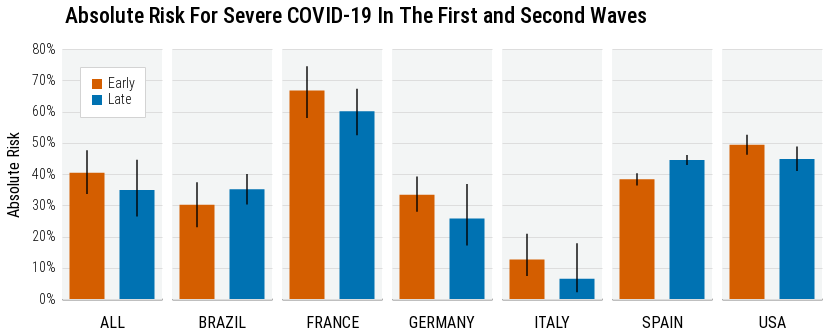

This figure's notebook cell:
### Code cell
d = df.copy()

d = d[d.day == 0]

plot = alt.Chart(
    d
).mark_bar(
    size=35,
#     filled=True,
#     shape='diamond',
#     point=alt.OverlayMarkDef(filled=True, strokeWidth=4, opacity=0.7),
    opacity=1
).encode(
    x=alt.X("wave:N", title=None, axis=alt.Axis(labelAngle=0, tickCount=20, labels=False)),
    y=alt.Y("pp:Q", title='Absolute Risk', scale=alt.Scale(zero=False, clamp=True), axis=alt.Axis(labelAngle=0, tickCount=10, format='%')),
    color=alt.Color("wave:N", scale=alt.Scale(range=['#D45E00', '#0072B2']), title=None),
#     stroke=alt.Stroke("sig", scale=alt.Scale(domain=['p<0.05'], range=['black']), title='Significance')
).properties(
    width=100,
    height=250
)

guide = alt.Chart(
    pd.DataFrame({'baseline': [1, 1, 1, 1, 1, 1, 1], 'country': COUNTRY})
).mark_rule(color='gray', strokeDash=[3,3], opacity=0.5).encode(
    x=alt.X('baseline:Q')
)
    
tick = plot.mark_errorbar(
    opacity=0.7, color='black'
).encode(
    x=alt.X("wave:O", title='Days Since Admission'),
    y=alt.Y("ci_l:Q", title='Absolute Risk'),
    y2=alt.Y2("ci_u:Q"),
    stroke=alt.value('black'),
    strokeWidth=alt.value(2)
)

plot = (plot + tick).facet(
    # Bug aligning labels. https://github.com/altair-viz/altair/issues/1878
    column=alt.Column("country:N", header=alt.Header(title=None), sort=COUNTRY),
    # labelAngle=0, labelBaseline='middle', labelAnchor='middle', labelAlign='left', labelPadding=0, labelLineHeight=0
    spacing=10
).resolve_scale(color='shared')

plot = plot.properties(
    title={
        "text": [
            f"Absolute Risk For Severe COVID-19 In The First and Second Waves",
        ],
        "dx": 60,
#         "subtitle": [
#             get_visualization_subtitle(data_release=data_release, with_num_sites=False)
#         ],
        "subtitleColor": "gray",
    }
)

plot = apply_theme(
    plot,
    axis_y_title_font_size=16,
    title_anchor='start',
    legend_orient='top-left',
    legend_title_orient='top',
    axis_label_font_size=14,
    header_label_font_size=16,
    header_label_orient='bottom'
)

plot

### Figure 1 — Vega-Lite specification as saved in the notebook (floating-point values rounded to 4 significant figures)
{"config": {"view": {"continuousWidth": 400, "continuousHeight": 300, "fill": "#F3F5F5", "strokeWidth": 0}, "axis": {"domainColor": "black", "domainWidth": 1.5, "labelFontSize": 14, "labelFontWeight": 300, "labelLimit": 1000, "tickColor": "white", "titleFontSize": 16, "titleFontWeight": 400, "titlePadding": 10}, "axisX": {"labelAngle": 0}, "axisY": {"domain": false, "titleFontSize": 16}, "concat": {"spacing": 0}, "font": "Roboto Condensed", "header": {"labelFontSize": 16, "labelOrient": "bottom", "titleFontSize": 16, "titleFontWeight": "bold"}, "legend": {"cornerRadius": 0, "fillColor": "white", "gradientLength": 50, "labelFontSize": 14, "labelFontWeight": 300, "orient": "top-left", "padding": 10, "strokeColor": "lightgray", "symbolStrokeWidth": 2, "titleFontSize": 16, "titleFontWeight": 400, "titleOrient": "top"}, "point": {"size": 70}, "title": {"align": "left", "anchor": "start", "dy": -10, "fontSize": 22, "fontWeight": 500, "subtitleFontSize": 16, "subtitlePadding": 5}}, "data": {"name": "data-b8936c689b7775e0e18d40709b5483b9"}, "facet": {"column": {"type": "nominal", "field": "country", "header": {"title": null}, "sort": ["ALL", "BRAZIL", "FRANCE", "GERMANY", "ITALY", "SPAIN", "USA"]}}, "spec": {"layer": [{"mark": {"type": "bar", "opacity": 1, "size": 35}, "encoding": {"color": {"type": "nominal", "field": "wave", "scale": {"range": ["#D45E00", "#0072B2"]}, "title": null}, "x": {"type": "nominal", "axis": {"labelAngle": 0, "labels": false, "tickCount": 20}, "field": "wave", "title": null}, "y": {"type": "quantitative", "axis": {"format": "%", "labelAngle": 0, "tickCount": 10}, "field": "pp", "scale": {"clamp": true, "zero": false}, "title": "Absolute Risk"}}, "height": 250, "width": 100}, {"mark": {"type": "errorbar", "color": "black", "opacity": 0.7}, "encoding": {"color": {"type": "nominal", "field": "wave", "scale": {"range": ["#D45E00", "#0072B2"]}, "title": null}, "stroke": {"value": "black"}, "strokeWidth": {"value": 2}, "x": {"type": "ordinal", "field": "wave", "title": "Days Since Admission"}, "y": {"type": "quantitative", "field": "ci_l", "title": "Absolute Risk"}, "y2": {"field": "ci_u"}}, "height": 250, "width": 100}]}, "resolve": {"scale": {"color": "shared"}}, "spacing": 10, "title": {"text": ["Absolute Risk For Severe COVID-19 In The First and Second Waves"], "dx": 60, "subtitleColor": "gray"}, "$schema": "https://vega.github.io/schema/vega-lite/v4.8.1.json", "datasets": {"data-b8936c689b7775e0e18d40709b5483b9": [{"country": "ALL", "day": 0, "wave": "Early", "cohort": "dayX", "effect_size": "risk", "pp": 0.404, "se": 0.5374, "ci_l": 0.3357, "ci_u": 0.4763, "x": 15840.0, "n": 32450.0, "sig": "False", "e_l": -0.1334, "e_u": 0.9415}, {"country": "ALL", "day": 0, "wave": "Late", "cohort": "dayX", "effect_size": "risk", "pp": 0.3491, "se": 0.5514, "ci_l": 0.2637, "ci_u": 0.4456, "x": 19870.0, "n": 47040.0, "sig": "False", "e_l": -0.2022, "e_u": 0.9005}, {"country": "FRANCE", "day": 0, "wave": "Early", "cohort": "dayX", "effect_size": "risk", "pp": 0.6674, "se": 0.5478, "ci_l": 0.5794, "ci_u": 0.745, "x": 6373.0, "n": 10160.0, "sig": "False", "e_l": 0.1196, "e_u": 1.215}, {"country": "FRANCE", "day": 0, "wave": "Late", "cohort": "dayX", "effect_size": "risk", "pp": 0.6006, "se": 0.5397, "ci_l": 0.524, "ci_u": 0.6727, "x": 2853.0, "n": 5023.0, "sig": "False", "e_l": 0.06091, "e_u": 1.14}, {"country": "GERMANY", "day": 0, "wave": "Early", "cohort": "dayX", "effect_size": "risk", "pp": 0.3333, "se": 0.5324, "ci_l": 0.2794, "ci_u": 0.3921, "x": 89.0, "n": 267.0, "sig": "False", "e_l": -0.1991, "e_u": 0.8657}, {"country": "GERMANY", "day": 0, "wave": "Late", "cohort": "dayX", "effect_size": "risk", "pp": 0.2578, "se": 0.5656, "ci_l": 0.1715, "ci_u": 0.3682, "x": 245.0, "n": 931.0, "sig": "False", "e_l": -0.3078, "e_u": 0.8234}, {"country": "ITALY", "day": 0, "wave": "Early", "cohort": "dayX", "effect_size": "risk", "pp": 0.1262, "se": 0.5762, "ci_l": 0.07334, "ci_u": 0.2087, "x": 576.0, "n": 3352.0, "sig": "False", "e_l": -0.4499, "e_u": 0.7024}, {"country": "ITALY", "day": 0, "wave": "Late", "cohort": "dayX", "effect_size": "risk", "pp": 0.06502, "se": 0.6411, "ci_l": 0.02181, "ci_u": 0.1782, "x": 209.0, "n": 2416.0, "sig": "False", "e_l": -0.5761, "e_u": 0.7062}, {"country": "SPAIN", "day": 0, "wave": "Early", "cohort": "dayX", "effect_size": "risk", "pp": 0.3829, "se": 0.009987, "ci_l": 0.3633, "ci_u": 0.4024, "x": 907.0, "n": 2369.0, "sig": "False", "e_l": 0.3729, "e_u": 0.3928}, {"country": "SPAIN", "day": 0, "wave": "Late", "cohort": "dayX", "effect_size": "risk", "pp": 0.445, "se": 0.008137, "ci_l": 0.4291, "ci_u": 0.461, "x": 1660.0, "n": 3730.0, "sig": "False", "e_l": 0.4369, "e_u": 0.4532}, {"country": "USA", "day": 0, "wave": "Early", "cohort": "dayX", "effect_size": "risk", "pp": 0.4936, "se": 0.5162, "ci_l": 0.4618, "ci_u": 0.5253, "x": 7843.0, "n": 16150.0, "sig": "False", "e_l": -0.02265, "e_u": 1.01}, {"country": "USA", "day": 0, "wave": "Late", "cohort": "dayX", "effect_size": "risk", "pp": 0.4483, "se": 0.5203, "ci_l": 0.4094, "ci_u": 0.4878, "x": 14770.0, "n": 34560.0, "sig": "False", "e_l": -0.07201, "e_u": 0.9685}, {"country": "BRAZIL", "day": 0, "wave": "Early", "cohort": "dayX", "effect_size": "risk", "pp": 0.3013, "se": 0.03673, "ci_l": 0.2293, "ci_u": 0.3733, "x": 47.0, "n": 156.0, "sig": "False", "e_l": 0.2645, "e_u": 0.338}, {"country": "BRAZIL", "day": 0, "wave": "Late", "cohort": "dayX", "effect_size": "risk", "pp": 0.3514, "se": 0.02482, "ci_l": 0.3027, "ci_u": 0.4, "x": 130.0, "n": 370.0, "sig": "False", "e_l": 0.3265, "e_u": 0.3762}]}}
